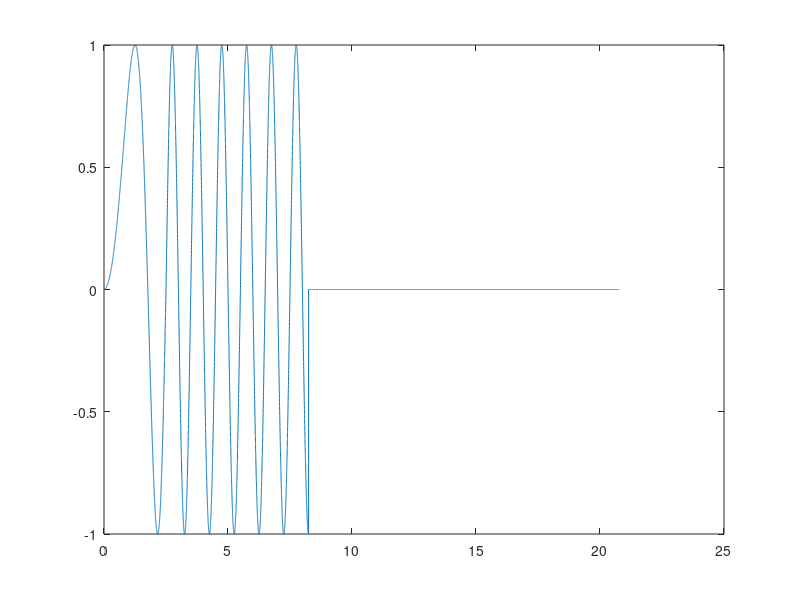

Write the MATLAB code that produced this figure.
clc;
close all;
hz = 1;
chirpTime = 2.5;
t = 0 : 0.00095 :  20.775;
count = length(t);
f = 0 : 0.00095 :  20.775;
y = 0 : 0.00095 :  20.775;
stopTime = 9;
index = 0;
for i = -1 : 100
    if pi * i + 0.5 * pi >= (stopTime - chirpTime) * 2 * pi * hz
        index = i;
        break;
    end
end
finalstopTime = (pi * index + 0.5 * pi) / (2 * pi * hz) + chirpTime - 1;
for k = 1 : count;
    if t(k) <= chirpTime
        f(k) = t(k) * hz / chirpTime / chirpTime;
        y(k) = sin(2 * pi * f(k) * t(k));
    else
        if t(k) <= finalstopTime
            y(k) = sin(2 * pi * hz * (t(k) - chirpTime) + 2 * pi * hz);
        else
            y(k) = 0;
        end
    end
end

plot(t, y)
